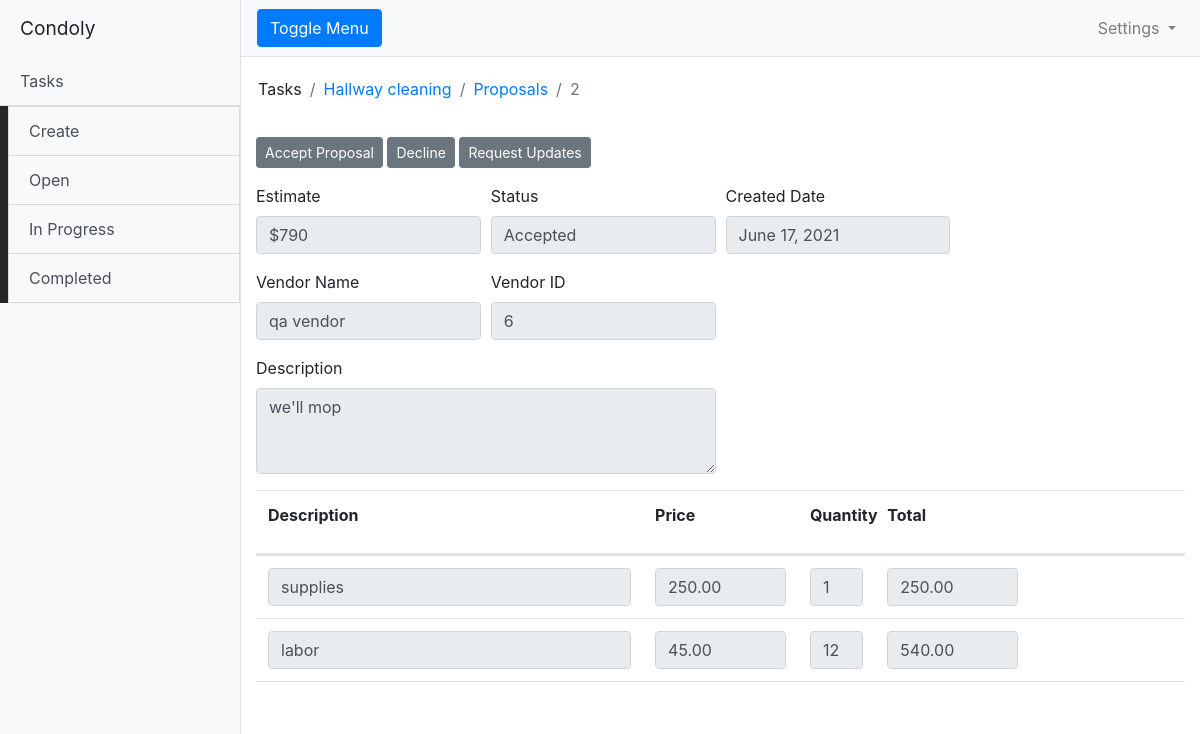
The app's page /tasks/2/proposals/2 (signed in) with its own data.
### model.py (models this page shows, shortened)
class Task:
    def __init__(self, name, category, description, due_by, status, user_id, org_id):
        self.name = name
        self.category = category
        self.description = description
        self.due_by = due_by
        self.status = status
        self.user_id = user_id
        self.org_id = org_id
        self.created_at = datetime.datetime.now()
        self.proposals = list()
        self.task_msgs = list()
        self.images = None
        self.vendors_assigned = []
        self.admin_approved = 'false'
        self.accepted_proposal_id = None

class Proposal:
    def __init__(self, content, cost_estimate, time_estimate_days, time_estimate_hours, status, created_by, org_id):
        self.content = content
        self.cost_estimate = cost_estimate
        self.time_estimate_days = time_estimate_days
        self.time_estimate_hours = time_estimate_hours
        self.status = status
        self.created_by = created_by
        self.org_id = org_id
        self.created_at = datetime.datetime.now()
        self.lines = list()

class Organization:
    def __init__(self, name, org_type):
        self.name = name
        self.org_type = org_type
        self.admin_approved = 'false'
        self.approval_type = 'new'

class ProposalLine:
    def __init__(self, description, quantity, price, total):
        self.description = description
        self.quantity = quantity
        self.price = price
        self.total = total

### app.py (the view)
@app.route('/tasks/<int:task_id>/proposals/<int:id>', methods=['GET'])
def view_proposal(id, task_id):
    session = get_session()
    proposal = session.query(model.Proposal).filter_by(id=id).one()
    return render_template('view_proposal.html', proposal=proposal, user_type=flask_session["user_type"])

### app.py (called while the page is built)
@login_manager.user_loader
def load_user(user_id):
    if user_id is not None:
        session = get_session()
        return session.query(model.User).filter_by(id=user_id).one()
    return None

### templates/view_proposal.html (shortened to what this page needs)
{% extends "base.html" %}
{% block content %}
        <div class="row">
	<nav class="row">
        <nav class="navbar">
          <ol class="breadcrumb bg-white">
            <li class="breadcrumb-item">Tasks</li>
            <li class="breadcrumb-item"><a href="{{ url_for('view_task', id=proposal.task.id)}}">{{ proposal.task.name  }}</a></li>
            <li class="breadcrumb-item"><a href="{{ url_for('list_proposals', task_id=proposal.task.id) }}">Proposals</a></li>
            <li class="breadcrumb-item active" aria-current="page">{{ proposal.id  }}</li>
          </ol>
        </nav>
	</nav>
        </div>
	{% if user_type == 'HOA' %}
		<form id="proposal-action-form" action="{{ url_for('proposal_action', id=proposal.id, task_id=proposal.task.id)  }}" method="post">
        	{% if proposal.status == 'Accepted' or proposal.status == 'Withdrawn' or proposal.status == 'Declined' or proposal.task.accepted_proposal_id != None %}
                        <a class="btn btn-secondary btn-sm" href="#">Accept Proposal</a>
                        <a class="btn btn-secondary btn-sm" href="#">Decline</a>
		        <a class="btn btn-secondary btn-sm" href="#">Request Updates</a>
        	{% endif %}
		</form>
	{% endif %}
        <form id="view-proposal-form">
          <div class="form-row">
	           <div class="form-group col-sm-3">
              <label for="estimate">Estimate</label>
	             <input class="form-control" value="${{ proposal.cost_estimate  }}" readonly></input>
            </div>
            <div class="form-group col-sm-3">
              <label for="status">Status</label>
	             <input class="form-control" value="{{ proposal.status }}" readonly></input>
            </div>
	           <div class="form-group col-sm-3">
              <label for="createdDate">Created Date</label>
              <input class="form-control" value="{{ proposal.created_at.strftime('%B %d, %Y')  }}" readonly></input>
            </div>
          </div>
          {% if user_type == 'admin' or user_type == 'HOA'  %}
          <div class="form-row">
	           <div class="form-group col-sm-3">
              <label for="vendorName">Vendor Name</label>
	             <input class="form-control" value="{{ proposal.vendor_org.name  }}" readonly></input>
            </div>
            <div class="form-group col-sm-3">
              <label for="status">Vendor ID</label>
	             <input class="form-control" value="{{ proposal.vendor_org.id }}" readonly></input>
            </div>
          </div>
          {% endif %}
	         <div class="form-row">
            <div class="form-group col-sm-6">
	             <label for="content">Description</label>
	               <textarea class="form-control" rows=3 readonly>{{ proposal.content  }}</textarea>
            </div>
          </div>
        </form>
         <table id="myTable" class=" table order-list">
           <thead>
             <tr class="d-flex">
               <th class="col-5">Description</th>
               <th class="col-2">Price</th>
               <th class="col-1">Quantity</th>
               <th class="col-2">Total</th>
               <th class="col-2"><input type="button" class="btn btn-primary btn-block" id="addRow" value="Add Line" style="visibility: hidden"/></td>
            </tr>
          </thead>
          <tbody>
            {% for line in proposal.lines %}
            <tr class="d-flex" id="row">
              <td class="col-5">
	        <input type="text" name="descriptionLine" class="form-control" value="{{ line.description  }}" readonly/>
              </td>
              <td class="col-2">
		<input type="mail" id="price" name="priceLine" class="form-control" value="{{ line.price  }}" readonly/>
              </td>
              <td class="col-1">
		<input type="text" id="quantity"  name="quantityLine" class="form-control" value="{{ line.quantity  }}" readonly/>
              </td>
              <td class="col-2">
		<input type="text" id="total"  name="totalLine" class="form-control" value="{{ line.total  }}" readonly/>
              </td>
              <td class="col-2"><a class="deleteRow" class="form-control" ></a>
              </td>
           </tr>
	   {% endfor %}
          </tbody>
          <tfoot>
            <tr>
              <td class="col-12" style="text-align: left;">
              </td>
            </tr>
         </tfoot>
         </table>
{% endblock %}

### records on screen
Task: task.name "Hallway cleaning"
Proposal: id "2", cost_estimate "$790", status "Accepted", created_at "June 17, 2021", content "we'll mop"
Organization: vendor_org.name "qa vendor", vendor_org.id "6"
ProposalLine: descriptionLine "supplies", priceLine "250.00", quantityLine "1", totalLine "250.00"
ProposalLine: descriptionLine "labor", priceLine "45.00", quantityLine "12", totalLine "540.00"
